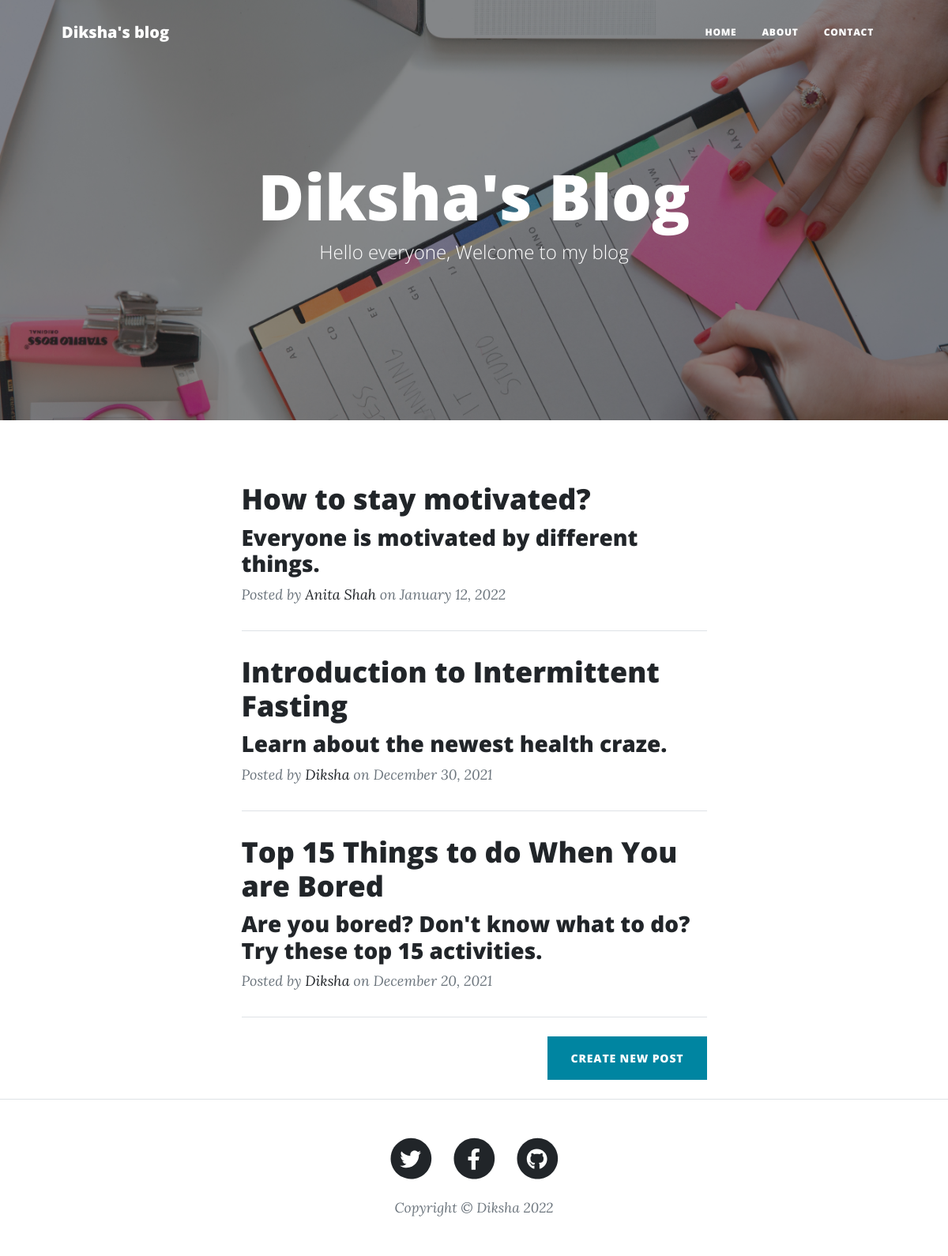
Before: / with the older database file.
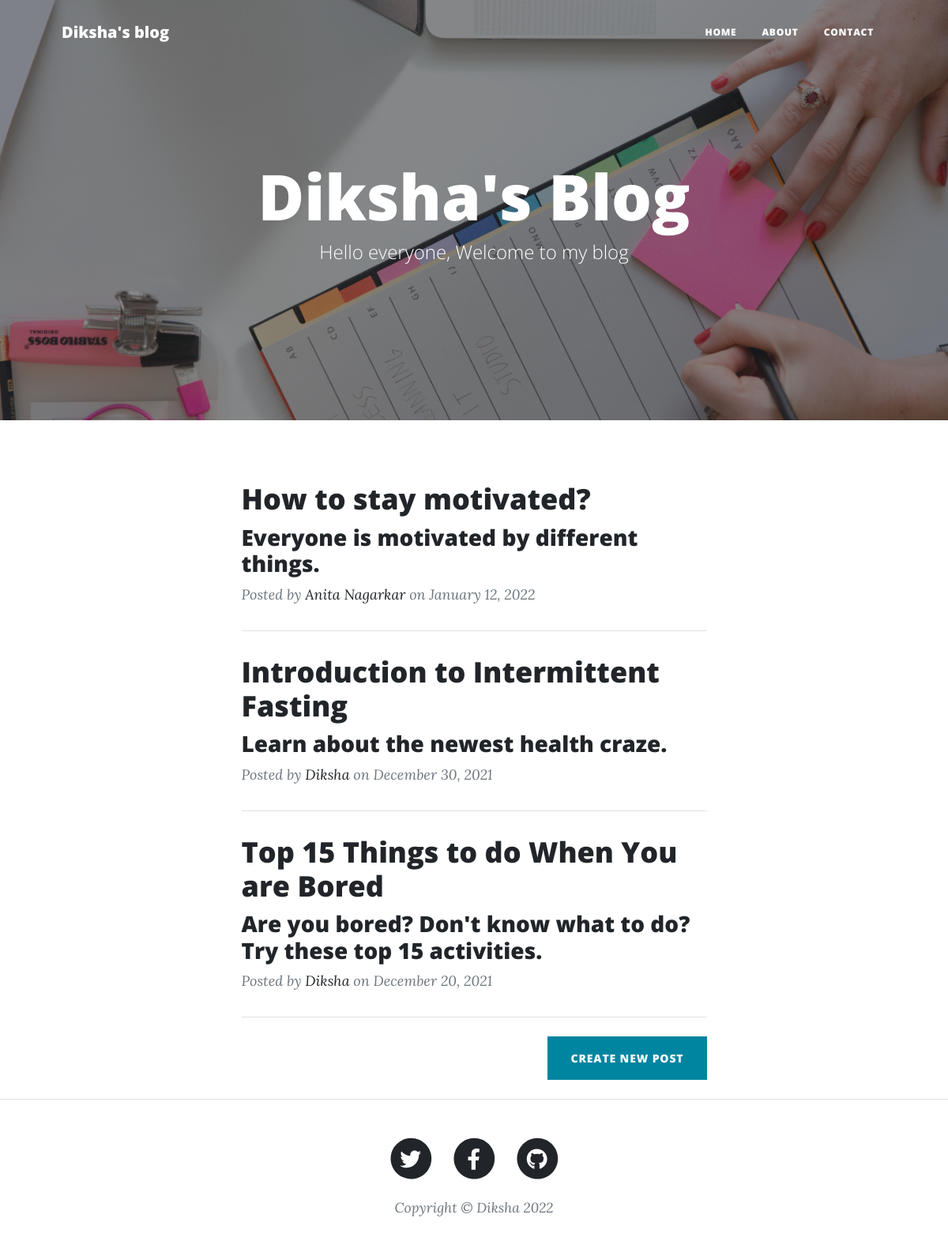
After: the same page with the newer database file.
### server.py (models this page shows)
class BlogPost(db.Model):
    id = db.Column(db.Integer, primary_key=True)
    title = db.Column(db.String(250), unique=True, nullable=False)
    subtitle = db.Column(db.String(250), nullable=False)
    date = db.Column(db.String(250), nullable=False)
    body = db.Column(db.Text, nullable=False)
    author = db.Column(db.String(250), nullable=False)
    img_url = db.Column(db.String(250), nullable=False)

### server.py (the view)
@app.route('/')
def home():
    response = BlogPost.query.all()[::-1]
    img = "static/assets/img/home-bg.jpg"
    head = "Diksha's Blog"
    subhead = "Hello everyone, Welcome to my blog"
    return render_template("index.html", img=img, head=head, subhead=subhead, posts=response)

### templates/index.html (shortened to what this page needs)
<!DOCTYPE html>
<html lang="en">
{% include 'header.html' %}
        <div class="container px-4 px-lg-5">
            <div class="row gx-4 gx-lg-5 justify-content-center">
                <div class="col-md-10 col-lg-8 col-xl-7">
                    {% for post in posts: %}
                    <div class="post-preview">
                        <a href={{url_for('post', id=post["id"])}}><h2 class="post-title">{{post["title"]}}</h2></a>
                            <h3 class="post-subtitle">{{post["subtitle"]}}</h3>
                        <p class="post-meta">
                            Posted by
                            <a href={{url_for('home')}}>{{post.author}}</a>
                            on {{post.date}}
                        </p>
                    </div>
                    <hr class="my-4" />
                    {% endfor %}
                    <div class="d-flex justify-content-end mb-4"><a class="btn btn-primary text-uppercase" href={{url_for('new_post')}}>Create New Post</a></div>
                </div>
            </div>
        </div>
{% include 'footer.html' %}

### templates/header.html (shortened to what this page needs)
<!DOCTYPE html>
<html lang="en">
<head>
        <link href="{{url_for('static', filename='css/styles.css')}}" rel="stylesheet" />
    </head>
<body>
        <nav class="navbar navbar-expand-lg navbar-light" id="mainNav">
            <div class="container px-4 px-lg-5">
                <a class="navbar-brand" href={{url_for('home')}}>Diksha's blog</a>
                <div class="collapse navbar-collapse" id="navbarResponsive">
                    <ul class="navbar-nav ms-auto py-4 py-lg-0">
                        <li class="nav-item"><a class="nav-link px-lg-3 py-3 py-lg-4" href="{{url_for('home')}}">Home</a></li>
                        <li class="nav-item"><a class="nav-link px-lg-3 py-3 py-lg-4" href="{{url_for('about')}}">About</a></li>
                        <li class="nav-item"><a class="nav-link px-lg-3 py-3 py-lg-4" href="{{url_for('contact')}}">Contact</a></li>
                    </ul>
                </div>
            </div>
        </nav>
<header class="masthead" style="background-image:url('{{img}}')">
            <div class="container position-relative px-4 px-lg-5">
                <div class="row gx-4 gx-lg-5 justify-content-center">
                    <div class="col-md-10 col-lg-8 col-xl-7">
                        <div class="site-heading">
                            <h1>{{head}}</h1>
                            <span class="subheading">{{subhead}}</span>
                        </div>
                    </div>
                </div>
            </div>
        </header>

### templates/footer.html (shortened to what this page needs)
<!DOCTYPE html>
<html lang="en">
<footer class="border-top">
            <div class="container px-4 px-lg-5">
                <div class="row gx-4 gx-lg-5 justify-content-center">
                    <div class="col-md-10 col-lg-8 col-xl-7">
                        <ul class="list-inline text-center">
                            <li class="list-inline-item">
                                <a href="#!">
                                    <span class="fa-stack fa-lg">
                                        <i class="fas fa-circle fa-stack-2x"></i>
                                        <i class="fab fa-twitter fa-stack-1x fa-inverse"></i>
                                    </span>
                                </a>
                            </li>
                            <li class="list-inline-item">
                                <a href="#!">
                                    <span class="fa-stack fa-lg">
                                        <i class="fas fa-circle fa-stack-2x"></i>
                                        <i class="fab fa-facebook-f fa-stack-1x fa-inverse"></i>
                                    </span>
                                </a>
                            </li>
                            <li class="list-inline-item">
                                <a href="#!">
                                    <span class="fa-stack fa-lg">
                                        <i class="fas fa-circle fa-stack-2x"></i>
                                        <i class="fab fa-github fa-stack-1x fa-inverse"></i>
                                    </span>
                                </a>
                            </li>
                        </ul>
                        <div class="small text-center text-muted fst-italic">Copyright &copy; Diksha 2022</div>
                    </div>
                </div>
            </div>
        </footer>
    </body>
</html>

Changed rows visible on the page:
changed BlogPost "How to stay motivated?": author "Anita Shah" → "Anita Nagarkar"
